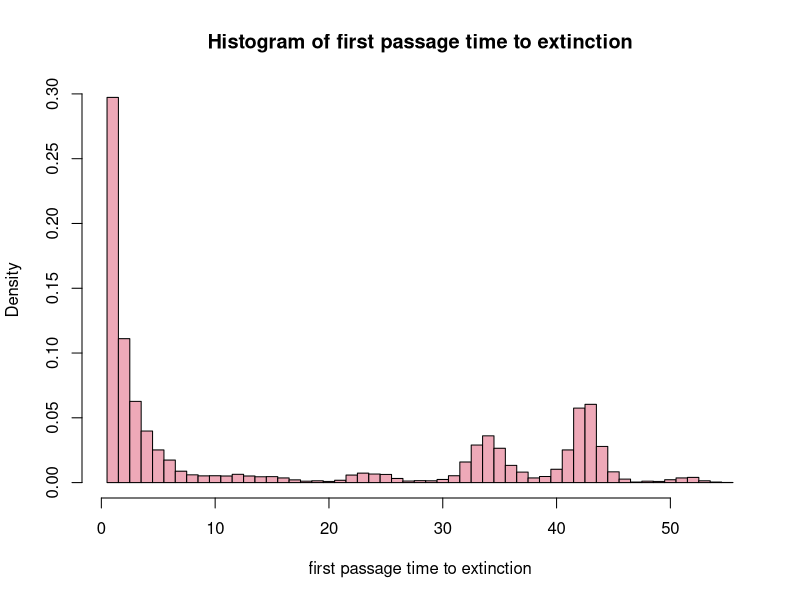

Reproduce this figure in R.
## ---- chunk 1
knitr::opts_chunk$set(echo = TRUE,fig.align='center',fig.width=5,fig.height=5)
## ---- chunk 2
sim = function() # making a function
{
	 Z = 1 # setting beginning population size
	 k = 1 # setting generation to start 
   while(Z!=0)
   {
	  X_states = c(0, 1, 2, 3) # number of children
	prob_X   = c(3*(1+0.03*(1+sin((k*pi)/5)))^k, 2, 4, 1) # unnormalised probabilities 
	  prob_X   = prob_X/sum(prob_X) # normalise
	  Z        = sum(sample(X_states, Z, replace = TRUE, prob = prob_X)) # sample to get population at kth generation 
	  k        = k + 1 # iterate 
   }
	 if(Z==0) # extinction event 
	 {
	 	 return(k-1) # time before extinction event occurs
	 }else{return(NA)}
}

# simulation to get empirical distribution of first passage 
set.seed(8)
sims <- replicate(10000, sim())

hist(sims, xlab = "first passage time to extinction", main = "Histogram of first passage time to extinction", breaks = seq(min(sims)-0.5, max(sims)+0.5, by=1), freq = FALSE, col = "pink2")
## ---- chunk 3
Gx = function(s,m)
{

}

Gm = function(s,m)
{
	
}
